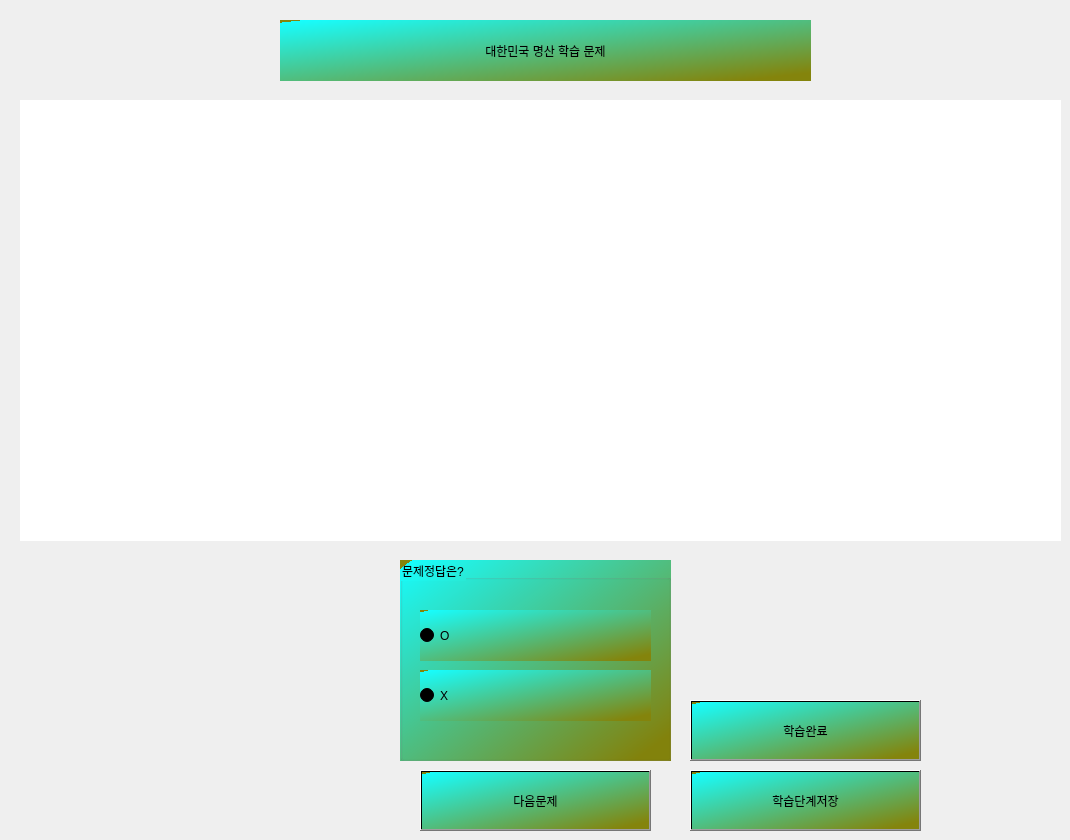
    <widget class="QWidget" name="tab_4">
     <attribute name="title">
      <string>문제풀이</string>
     </attribute>
     <widget class="QStackedWidget" name="stackedWidget">
      <property name="geometry">
       <rect>
        <x>20</x>
        <y>100</y>
        <width>1041</width>
        <height>441</height>
       </rect>
      </property>
      <property name="styleSheet">
       <string notr="true">background-color: rgb(255, 255, 255);
font: 25pt &quot;Cambria&quot;;</string>
      </property>
      <property name="currentIndex">
       <number>0</number>
      </property>
      <widget class="QWidget" name="page"/>
      <widget class="QWidget" name="page_2"/>
      <widget class="QWidget" name="page_3"/>
      <widget class="QWidget" name="page_4"/>
      <widget class="QWidget" name="page_5"/>
      <widget class="QWidget" name="page_6"/>
      <widget class="QWidget" name="page_7"/>
      <widget class="QWidget" name="page_8"/>
      <widget class="QWidget" name="page_9"/>
     </widget>
     <widget class="QLabel" name="label_14">
      <property name="geometry">
       <rect>
        <x>280</x>
        <y>20</y>
        <width>531</width>
        <height>61</height>
       </rect>
      </property>
      <property name="styleSheet">
       <string notr="true">background-color: qlineargradient(spread:repeat, x1:0.023, y1:0.0227273, x2:0.994318, y2:1, stop:0 rgba(23, 253, 253, 255), stop:0.931818 rgba(132, 132, 12, 255));
font: 25pt &quot;Cambria&quot;;</string>
      </property>
      <property name="text">
       <string>대한민국 명산 학습 문제</string>
      </property>
      <property name="alignment">
       <set>Qt::AlignCenter</set>
      </property>
     </widget>
     <widget class="QPushButton" name="login_btn_9">
      <property name="geometry">
       <rect>
        <x>690</x>
        <y>770</y>
        <width>231</width>
        <height>61</height>
       </rect>
      </property>
      <property name="styleSheet">
       <string notr="true">QPushButton{
font: 25pt &quot;Cambria&quot;;
background-color: qlineargradient(spread:repeat, x1:0.023, y1:0.0227273, x2:0.994318, y2:1, stop:0 rgba(23, 253, 253, 255), stop:0.931818 rgba(132, 132, 12, 255));
}</string>
      </property>
      <property name="text">
       <string>학습단계저장</string>
      </property>
     </widget>
     <widget class="QPushButton" name="login_btn_10">
      <property name="geometry">
       <rect>
        <x>420</x>
        <y>770</y>
        <width>231</width>
        <height>61</height>
       </rect>
      </property>
      <property name="styleSheet">
       <string notr="true">QPushButton{
font: 25pt &quot;Cambria&quot;;
background-color: qlineargradient(spread:repeat, x1:0.023, y1:0.0227273, x2:0.994318, y2:1, stop:0 rgba(23, 253, 253, 255), stop:0.931818 rgba(132, 132, 12, 255));
}</string>
      </property>
      <property name="text">
       <string>다음문제</string>
      </property>
     </widget>
     <widget class="QGroupBox" name="Quiz_answer_groupBox">
      <property name="geometry">
       <rect>
        <x>400</x>
        <y>560</y>
        <width>271</width>
        <height>201</height>
       </rect>
      </property>
      <property name="styleSheet">
       <string notr="true">background-color: qlineargradient(spread:repeat, x1:0.023, y1:0.0227273, x2:0.994318, y2:1, stop:0 rgba(23, 253, 253, 255), stop:0.931818 rgba(132, 132, 12, 255));
font: 25pt &quot;Cambria&quot;;</string>
      </property>
      <property name="title">
       <string>문제정답은?</string>
      </property>
      <widget class="QRadioButton" name="radioButton_O">
       <property name="geometry">
        <rect>
         <x>20</x>
         <y>50</y>
         <width>231</width>
         <height>51</height>
        </rect>
       </property>
       <property name="text">
        <string>O</string>
       </property>
      </widget>
      <widget class="QRadioButton" name="radioButton_X">
       <property name="geometry">
        <rect>
         <x>20</x>
         <y>110</y>
         <width>231</width>
         <height>51</height>
        </rect>
       </property>
       <property name="text">
        <string>X</string>
       </property>
      </widget>
     </widget>
     <widget class="QPushButton" name="login_btn_11">
      <property name="geometry">
       <rect>
        <x>690</x>
        <y>700</y>
        <width>231</width>
        <height>61</height>
       </rect>
      </property>
      <property name="styleSheet">
       <string notr="true">QPushButton{
font: 25pt &quot;Cambria&quot;;
background-color: qlineargradient(spread:repeat, x1:0.023, y1:0.0227273, x2:0.994318, y2:1, stop:0 rgba(23, 253, 253, 255), stop:0.931818 rgba(132, 132, 12, 255));
}</string>
      </property>
      <property name="text">
       <string>학습완료</string>
      </property>
     </widget>
    </widget>
